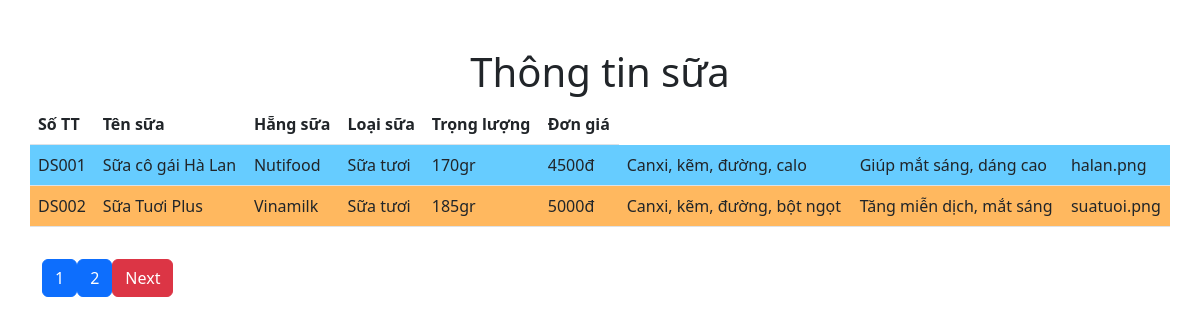
Page /HienThiTuDatabase/thong_tin_sua.php on the committed database.
### tables this page shows
CREATE TABLE `thong_tin_sua` (
  `MaSua` varchar(10) NOT NULL,
  `TenSua` varchar(100) NOT NULL,
  `HangSua` varchar(10) NOT NULL,
  `LoaiSua` varchar(50) NOT NULL,
  `TrongLuong` int(11) NOT NULL,
  `DonGia` int(11) NOT NULL,
  `TPDD` varchar(255) NOT NULL,
  `LoiIch` varchar(255) NOT NULL,
  `HinhAnh` varchar(255) NOT NULL
);

CREATE TABLE `hang_sua` (
  `MaHS` varchar(10) NOT NULL,
  `TenHS` varchar(100) NOT NULL,
  `DiaChi` varchar(200) NOT NULL,
  `DienThoai` varchar(11) NOT NULL,
  `Email` varchar(50) NOT NULL
);

CREATE TABLE `loai_sua` (
  `MaLoaiSua` varchar(10) NOT NULL,
  `TenLoaiSua` varchar(50) NOT NULL
);

### HienThiTuDatabase/phantrang.php (called while the page is built)
<?php
if (isset($_GET['page'])) {
    $page = $_GET['page'];
} else {
    $page = 1;
}
$num_per_page = 02;
$start_from = ($page - 1) * 02;

### HienThiTuDatabase/thong_tin_sua.php (the view, shortened to what this page needs)
<?php
require_once './db.php';
require_once './phantrang.php';
$query = "SELECT tths.MaSua, tths.TenSua, hs.TenHS, ls.TenLoaiSua, tths.TrongLuong, tths.DonGia, tths.TPDD, tths.LoiIch, tths.HinhAnh FROM hang_sua as hs, thong_tin_sua as tths, loai_sua as ls Where hs.MaHS = tths.HangSua and ls.MaLoaiSua = tths.LoaiSua limit $start_from,$num_per_page";
$result = mysqli_query($conn, $query);
?>
<!DOCTYPE html>
<html lang="en">
<head>
    <link href="https://cdn.jsdelivr.net/npm/bootstrap@5.2.1/dist/css/bootstrap.min.css" rel="stylesheet">
</head>
<body>
    <div class='container mt-5'>
        <div class='row justify-content-center'>
            <h1 class="text-center">Thông tin sữa</h1>
            <table class="table">
                <thead>
                    <tr>
                        <th>Số TT</th>
                        <th>Tên sữa</th>
                        <th>Hẵng sữa</th>
                        <th>Loại sữa</th>
                        <th>Trọng lượng</th>
                        <th>Đơn giá</th>
                    </tr>
                </thead>
                <tbody>
                    <?php
                    $style = array('even', 'odd');
                    if ($result->num_rows > 0) {
                        $index = 1;
                        while ($row = mysqli_fetch_assoc($result)) {
                            echo
                            "<tr class=" . $style[$index % 2] . ">
                                <td>" . $row['MaSua'] . "</td>
                                <td>" . $row['TenSua'] . "</td>
                                <td>" . $row['TenHS'] . "</td>
                                <td>" . $row['TenLoaiSua'] . "</td>
                                <td>" . $row['TrongLuong'] . "gr" . "</td>
                                <td>" . $row['DonGia'] . "đ" . "</td>
                                <td>" . $row['TPDD'] . "</td>
                                <td>" . $row['LoiIch'] . "</td>
                                <td>" . $row['HinhAnh'] . "</td>
                            </tr>";
                            $index++;
                        }
                    }
                    ?>
                </tbody>
            </table>
            <div class="container mt-3">
                <?php
                $pr_query = "SELECT tths.MaSua, tths.TenSua, hs.TenHS, ls.TenLoaiSua, tths.TrongLuong, tths.DonGia, tths.TPDD, tths.LoiIch, tths.HinhAnh FROM hang_sua as hs, thong_tin_sua as tths, loai_sua as ls Where hs.MaHS = tths.HangSua and ls.MaLoaiSua = tths.LoaiSua";
                $pr_result = mysqli_query($conn, $pr_query);
                $total_record = mysqli_num_rows($pr_result);
                $total_page = ceil($total_record / $num_per_page);
                for ($i = 1; $i < $total_page; $i++) {
                    echo "<a href='thong_tin_sua.php?page=" . $i . "' class='btn btn-primary'>$i</a>";
                }
                if ($i > $page) {
                    echo "<a href='thong_tin_sua.php?page=" . ($page + 1) . "' class='btn btn-danger'>Next</a>";
                }
                ?>
            </div>
        </div>
    </div>
</body>
</html>

### HienThiTuDatabase/thong_tin_sua.php (style rules this page uses)
.even { background-color: #FFB85F !important; }
.odd { background-color: #66CCFF !important; }

### rows in the picture
thong_tin_sua: MaSua "DS001", TenSua "Sữa cô gái Hà Lan", HangSua.TenHS "Nutifood", LoaiSua.TenLoaiSua "Sữa tươi", TrongLuong "170", DonGia "4500", TPDD "Canxi, kẽm, đường, calo", LoiIch "Giúp mắt sáng, dáng cao", HinhAnh "halan.png"
thong_tin_sua: MaSua "DS002", TenSua "Sữa Tuơi Plus", HangSua.TenHS "Vinamilk", LoaiSua.TenLoaiSua "Sữa tươi", TrongLuong "185", DonGia "5000", TPDD "Canxi, kẽm, đường, bột ngọt", LoiIch "Tăng miễn dịch, mắt sáng", HinhAnh "suatuoi.png"
